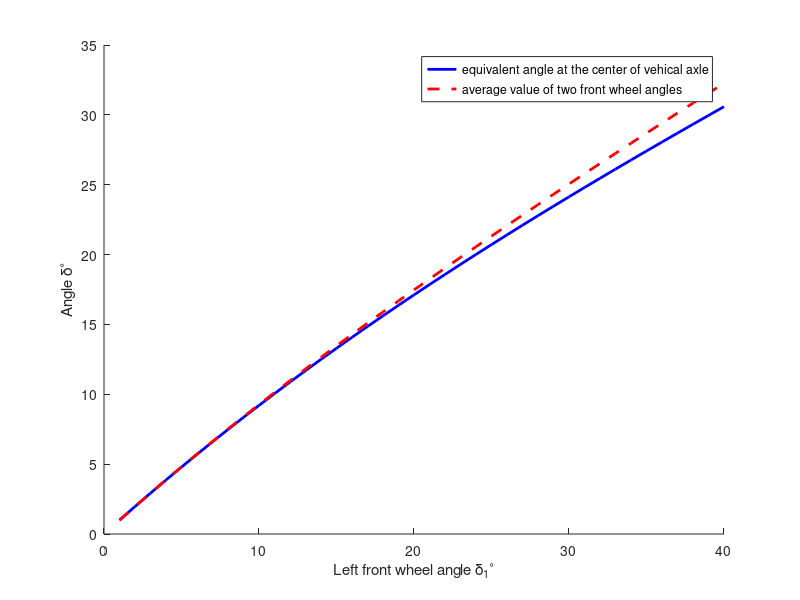

This figure's MATLAB source:
clc
clear
close all

%% Inputs
F2 = input('Enter F2: ');
l = input('Enter l: ');
hold on

%% Wheels angle
d1 = [1:40]*pi/180;
d2 = acot(cot(d1)+F2/l); % eq(2)

%% plot
d = acot((cot(d1)+cot(d2))/2);  % eq(3)
plot(d1*180/pi,d*180/pi,'b','LineWidth',2)

d = (d1+d2)/2;  %eq(4)
plot(d1*180/pi,d*180/pi,'--r','LineWidth',2)

legend('equivalent angle at the center of vehical axle',...
    'average value of two front wheel angles');
xlabel('Left front wheel angle {\delta_{1}}^\circ');
ylabel('Angle \delta^\circ');